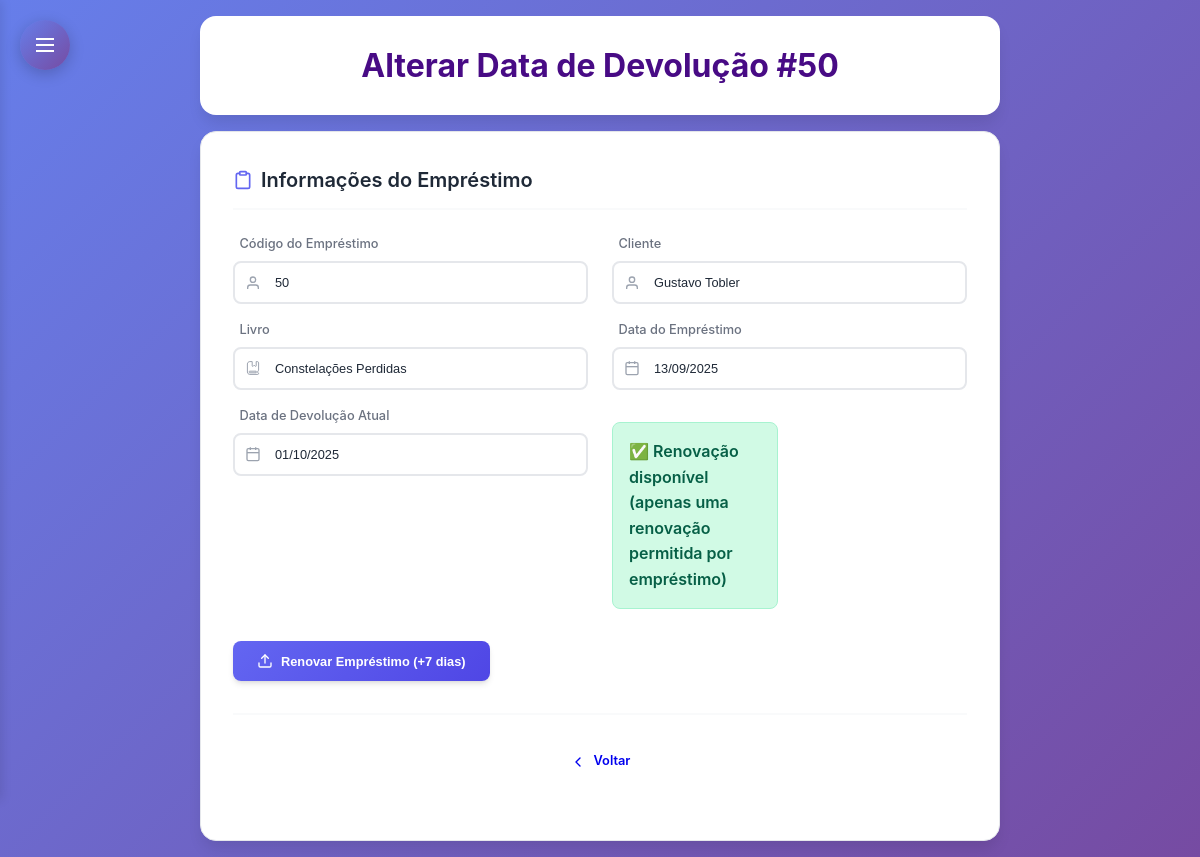
/subtelas/renovar_emprestimo.php?id=50 (signed in), run on the app's committed database.
### tables this page shows
CREATE TABLE `emprestimo` (
  `Cod_Emprestimo` int(11) NOT NULL,
  `Cod_Cliente` int(11) NOT NULL,
  `Cod_Livro` int(11) NOT NULL,
  `Data_Emprestimo` date NOT NULL,
  `Data_Devolucao` date NOT NULL,
  `Data_Ultima_Renovacao` date DEFAULT NULL,
  `Status_Emprestimo` enum('Pendente','Devolvido') DEFAULT 'Pendente'
);

CREATE TABLE `cliente` (
  `Cod_Cliente` int(11) NOT NULL,
  `Cod_Perfil` int(11) DEFAULT NULL,
  `Nome` varchar(50) NOT NULL,
  `CPF` varchar(15) NOT NULL,
  `Email` varchar(255) NOT NULL,
  `Sexo` varchar(10) NOT NULL,
  `Nome_Responsavel` varchar(50) DEFAULT NULL,
  `Telefone` varchar(20) NOT NULL,
  `Data_Nascimento` date NOT NULL,
  `CEP` varchar(20) NOT NULL,
  `UF` char(2) NOT NULL,
  `Cidade` varchar(30) NOT NULL,
  `Bairro` varchar(30) NOT NULL,
  `Rua` varchar(40) NOT NULL,
  `Num_Residencia` int(11) NOT NULL,
  `Foto` longblob NOT NULL,
  `status` enum('ativo','inativo') DEFAULT 'ativo'
);

CREATE TABLE `livro` (
  `Cod_Livro` int(11) NOT NULL,
  `Cod_Autor` int(11) DEFAULT NULL,
  `Cod_Editora` int(11) DEFAULT NULL,
  `Cod_Doador` int(11) DEFAULT NULL,
  `Cod_Genero` int(11) DEFAULT NULL,
  `Titulo` varchar(50) NOT NULL,
  `Data_Lancamento` varchar(12) DEFAULT NULL,
  `Data_Registro` varchar(12) DEFAULT NULL,
  `Quantidade` int(11) NOT NULL,
  `Num_Prateleira` char(2) DEFAULT NULL,
  `Foto` longblob NOT NULL,
  `status` enum('ativo','inativo') DEFAULT 'ativo'
);

### subtelas/renovar_emprestimo.php (the view, shortened to what this page needs)
<?php
require_once '../conexao.php';
$id = intval($_GET['id']);
$sql = "SELECT
          e.Cod_Emprestimo,
          e.Data_Emprestimo,
          e.Data_Devolucao,
          e.Data_Ultima_Renovacao,
          c.Nome as Nome_Cliente,
          l.Titulo as Nome_Livro
        FROM emprestimo e
        INNER JOIN cliente c ON e.Cod_Cliente = c.Cod_Cliente
        INNER JOIN livro l ON e.Cod_Livro = l.Cod_Livro
        WHERE e.Cod_Emprestimo = :id";
try {
    $stmt = $pdo->prepare($sql);
    $stmt->bindParam(':id', $id, PDO::PARAM_INT);
    $stmt->execute();
    $emprestimo = $stmt->fetch(PDO::FETCH_ASSOC);
} catch (PDOException $e) {
    die("Erro na consulta: " . $e->getMessage());
}
$ja_renovado = !empty($emprestimo['Data_Ultima_Renovacao']);
?>
<!DOCTYPE html>
<html lang="pt-BR">
<head>
    <link rel="stylesheet" href="../css/style.css">
    <link rel="stylesheet" href="subtelas_css/cadastros.css">
    <link rel="stylesheet" type="text/css" href="subtelas_css/sidebar-dropdown.css">
</head>
<body>
    <?php include 'includes/sidebar-dropdown.php'; ?>
    <div class="main-container">
        <div class="header">
            <h1>Alterar Data de Devolução #<?php echo $emprestimo['Cod_Emprestimo']; ?></h1>
        </div>
        <div class="formulario">
            <div class="form-section">
                <div class="section-title">
                    Informações do Empréstimo
                </div>
                <div class="form-row">
                    <div class="input-group">
                        <label>Código do Empréstimo</label>
                        <div class="input-wrapper">
                            <input type="text" value="<?php echo $emprestimo['Cod_Emprestimo']; ?>" readonly>
                            <svg class="input-icon" width="16" height="16" viewBox="0 0 24 24" fill="none" stroke="currentColor" stroke-width="2">
                                 <path d="M20 21v-2a4 4 0 0 0-4-4H8a4 4 0 0 0-4 4v2"></path>
                                 <circle cx="12" cy="7" r="4"></circle>
                            </svg>
                        </div>
                    </div>
                    <div class="input-group">
                        <label>Cliente</label>
                        <div class="input-wrapper">
                            <input type="text" value="<?php echo $emprestimo['Nome_Cliente']; ?>" readonly>
                            <svg class="input-icon" width="16" height="16" viewBox="0 0 24 24" fill="none" stroke="currentColor" stroke-width="2">
                                 <path d="M20 21v-2a4 4 0 0 0-4-4H8a4 4 0 0 0-4 4v2"></path>
                                 <circle cx="12" cy="7" r="4"></circle>
                            </svg>
                        </div>
                    </div>
                </div>
                <div class="form-row">
                    <div class="input-group">
                        <label>Livro</label>
                        <div class="input-wrapper">
                            <input type="text" value="<?php echo $emprestimo['Nome_Livro']; ?>" readonly>
                        </div>
                    </div>
                    <div class="input-group">
                        <label>Data do Empréstimo</label>
                        <div class="input-wrapper">
                            <input type="text" value="<?php echo date('d/m/Y', strtotime($emprestimo['Data_Emprestimo'])); ?>" readonly>
                            <svg class="input-icon" width="16" height="16" viewBox="0 0 24 24" fill="none" stroke="currentColor" stroke-width="2">
                                    <rect x="3" y="4" width="18" height="18" rx="2" ry="2"></rect>
                                    <line x1="16" y1="2" x2="16" y2="6"></line>
                                    <line x1="8" y1="2" x2="8" y2="6"></line>
                                    <line x1="3" y1="10" x2="21" y2="10"></line>
                                </svg>
                        </div>
                    </div>
                </div>
                <div class="form-row">
                    <div class="input-group">
                        <label>Data de Devolução Atual</label>
                        <div class="input-wrapper">
                            <input type="text" value="<?php echo date('d/m/Y', strtotime($emprestimo['Data_Devolucao'])); ?>" readonly>
                            <svg class="input-icon" width="16" height="16" viewBox="0 0 24 24" fill="none" stroke="currentColor" stroke-width="2">
                                    <rect x="3" y="4" width="18" height="18" rx="2" ry="2"></rect>
                                    <line x1="16" y1="2" x2="16" y2="6"></line>
                                    <line x1="8" y1="2" x2="8" y2="6"></line>
                                    <line x1="3" y1="10" x2="21" y2="10"></line>
                                </svg>
                        </div>
                    </div>
                <div class="form-row">
                    <div class="renovation-status <?php echo ($ja_renovado) ? 'renovation-used' : 'renovation-available'; ?>">
                        <?php if ($ja_renovado): ?>
                            ⚠️ Este empréstimo já foi renovado. Apenas uma renovação é permitida.
                        <?php else: ?>
                            ✅ Renovação disponível (apenas uma renovação permitida por empréstimo)
                        <?php endif; ?>
                    </div>
                </div>
            </div>
            <?php if (!$ja_renovado): ?>
            <div class="form-row">
                <div class="date-input-row">
                    <button type="button" onclick="renovarEmprestimo()" class="btn btn-primary" style="margin-bottom: 0;">
                        <svg xmlns="http://www.w3.org/2000/svg" width="16" height="16" viewBox="0 0 24 24" fill="none" stroke="currentColor" stroke-width="2" stroke-linecap="round" stroke-linejoin="round">
                            <path d="M21 15v4a2 2 0 0 1-2 2H5a2 2 0 0 1-2-2v-4"/>
                            <polyline points="17 8 12 3 7 8"/>
                            <line x1="12" y1="3" x2="12" y2="15"/>
                        </svg>
                        Renovar Empréstimo (+7 dias)
                    </button>
                </div>
            </div>
            <?php endif; ?>
            <div class="form-actions">
                <a href="consultar_emprestimo.php" class="btn btn-back">
                    <svg xmlns="http://www.w3.org/2000/svg" width="16" height="16" viewBox="0 0 24 24" fill="none" stroke="currentColor" stroke-width="2" stroke-linecap="round" stroke-linejoin="round">
                        <path d="m15 18-6-6 6-6"/>
                    </svg>
                    Voltar
                </a>
            </div>
        </div>
    </div>
</body>
</html>

### css/style.css (style rules this page uses)
:root { --primary-color: #6366f1; --primary-dark: #4f46e5; --primary-light: #a5b4fc; --secondary-color: #f59e0b; --secondary-dark: #d97706; --accent-color: #ec4899; --accent-light: #f9a8d4; --text-primary: #1f2937; --text-secondary: #6b7280; --text-muted: #9ca3af; --bg-primary: #ffffff; --bg-secondary: #f9fafb; --bg-tertiary: #f3f4f6; --border-color: #e5e7eb; --border-focus: #6366f1; --shadow-sm: 0 1px 2px 0 rgb(0 0 0 / 0.05); --shadow-md: 0 4px 6px -1px rgb(0 0 0 / 0.1), 0 2px 4px -2px rgb(0 0 0 / 0.1); --shadow-lg: 0 10px 15px -3px rgb(0 0 0 / 0.1), 0 4px 6px -4px rgb(0 0 0 / 0.1); --shadow-xl: 0 20px 25px -5px rgb(0 0 0 / 0.1), 0 8px 10px -6px rgb(0 0 0 / 0.1); --radius-sm: 0.375rem; --radius-md: 0.5rem; --radius-lg: 0.75rem; --radius-xl: 1rem; --radius-2xl: 1.5rem; --transition: all 0.2s cubic-bezier(0.4, 0, 0.2, 1); }
* { margin: 0; padding: 0; box-sizing: border-box; }
body { font-family: 'Segoe UI', Tahoma, Geneva, Verdana, sans-serif; background: linear-gradient(135deg, #a6cce4 0%, #bca8cf 100%); min-height: 100vh; color: #333; }
body { padding-top: 180px; }

### subtelas/renovar_emprestimo.php (style rules this page uses)
body { display: flex; justify-content: center; align-items: center; min-height: 100vh; margin: 0; padding: 1rem; }
.main-container { width: 100%; max-width: 800px; display: flex; flex-direction: column; align-items: center; }
.header { background: white; border-radius: 1rem; padding: 1.5rem; margin-bottom: 1rem; box-shadow: 0 10px 15px -3px rgba(0, 0, 0, 0.1); width: 100%; text-align: center; }
.header h1 { font-size: 2rem; font-weight: 700; color: #480b85; margin: 0; }
.formulario { background: white; padding: 2rem; border-radius: 1rem; box-shadow: 0 10px 15px -3px rgba(0, 0, 0, 0.1); width: 100%; border: 1px solid #e5e7eb; }
.date-input-row { display: flex; gap: 1rem; align-items: flex-end; }
.renovation-status { padding: 1rem; border-radius: 0.5rem; margin: 1rem 0; font-weight: 600; }
.renovation-available { background-color: #d1fae5; color: #065f46; border: 1px solid #a7f3d0; }

### data on the page
emprestimo: Cod_Emprestimo "50", Cod_Cliente.Nome "Gustavo Tobler", Cod_Livro.Titulo "Constelações Perdidas", Data_Emprestimo "13/09/2025", Data_Devolucao "01/10/2025"
